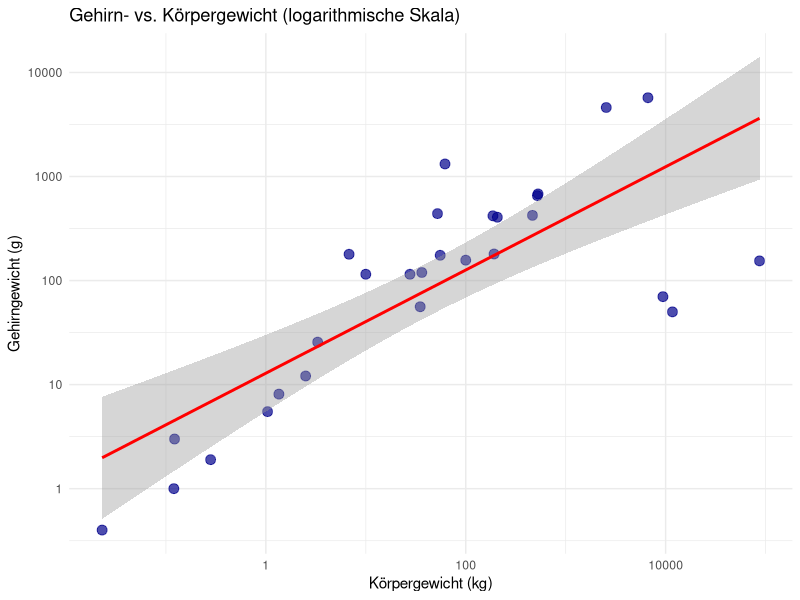

Write R code to recreate this figure.
## ---- chunk 1
#| label: fig-animals
#| fig-cap: "Beziehung zwischen Körpergewicht und Gehirngewicht bei Säugetieren"

library(MASS)
library(ggplot2)

data(Animals)

# Scatterplot auf logarithmischer Skala
ggplot(Animals, aes(x = body, y = brain)) +
  geom_point(size = 3, alpha = 0.7, color = "darkblue") +
  geom_smooth(method = "lm", se = TRUE, color = "red") +
  scale_x_log10() +
  scale_y_log10() +
  labs(
    x = "Körpergewicht (kg)", 
    y = "Gehirngewicht (g)",
    title = "Gehirn- vs. Körpergewicht (logarithmische Skala)"
  ) +
  theme_minimal()
## ---- chunk 2
#| label: tbl-animals
#| tbl-cap: "Statistische Kennwerte der Gehirn-Körper-Beziehung"

# Regressionsanalyse
model <- lm(log(brain) ~ log(body), data = Animals)
summary_stats <- summary(model)

# Tabelle erstellen
library(knitr)
coef_table <- data.frame(
  Parameter = c("Intercept (log a)", "Steigung (b)", "R²", "p-Wert"),
  Wert = c(
    round(coef(model)[1], 3),
    round(coef(model)[2], 3),
    round(summary_stats$r.squared, 3),
    ifelse(summary_stats$coefficients[2,4] < 0.001, "< 0.001", 
           round(summary_stats$coefficients[2,4], 3))
  )
)

kable(coef_table)
## ---- chunk 3
#| label: tbl-summary
#| tbl-cap: "Deskriptive Statistik der MASS::Animals Daten"

library(knitr)
summary_table <- data.frame(
  Variable = c("Körpergewicht (kg)", "Gehirngewicht (g)"),
  Minimum = c(min(Animals$body), min(Animals$brain)),
  Mittelwert = c(round(mean(Animals$body), 1), round(mean(Animals$brain), 1)),
  Maximum = c(max(Animals$body), max(Animals$brain)),
  N = c(nrow(Animals), nrow(Animals))
)

kable(summary_table)
